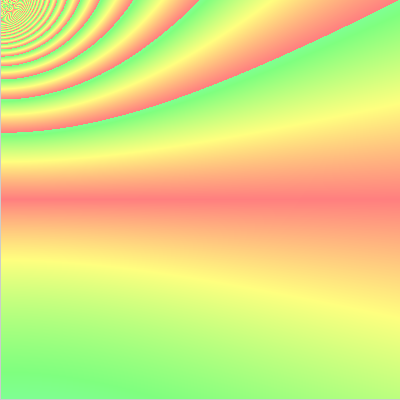
Frame 1 (no input)
Frame 60 (the mouse pressed at the canvas centre just before this capture): identical to frame 1, image omitted
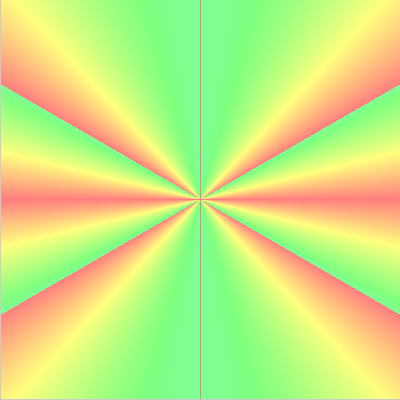
Frame 120 (the mouse held since frame 60 and released just before this capture)

The Processing sketch that drew these frames (run headless with seeded random() and noise(); from frame 60 on, the mouse is pressed at the canvas centre):

// Processing sketch: processing_4364
// ── processing_4364.pde

//Nikolina Borak //Architectural Computing//ARCH1391//Module Two

//imodification of Conic Colours by Charles Morrice 
//http://www.openprocessing.org/visuals/?visualID=2838


  
  
 
float dpoint;  
float dline;  
int colourxy;  
  
void setup()  
{  
  size(400,400);  
  //changed colour mode
  colorMode(HSB,1000,200,20,100);  
}  
void draw()  
{  
  loadPixels();  
  for (int x=1;x<width;x=x+1){  
    for (int y=1;y<height;y=y+1){  
      dline=sqrt(sq(height/2-y));                        //calculate distance to fixed line (horizontal division)  
      dpoint=sqrt(sq(x-pmouseX)+sq(y-pmouseY));          //calculate distance to fixed point (mouse location)  
      float ratio=dline/dpoint;                          //ratio of distance to line/distance to point  
      
      //some code deleted
      
      colourxy = color(int(ratio*720)%360,100,100,100);  //calculates colour on scale 1-360 (fneeds to work for rations both < and > 1)  
      pixels[(y-1)*width+x]=colourxy;                    //sets pixel colour  
    }  
  }  
  updatePixels();  
  loop();  
}  
 
